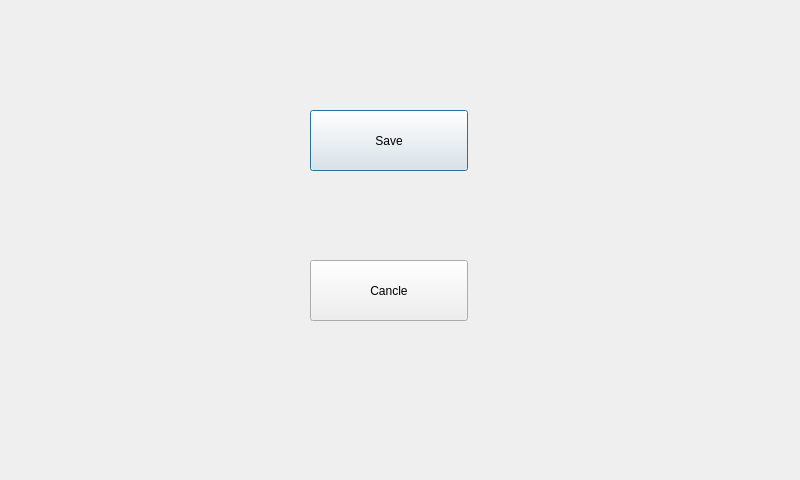
<?xml version="1.0" encoding="UTF-8"?>
<ui version="4.0">
 <class>WarningConfigDlg</class>
 <widget class="QDialog" name="WarningConfigDlg">
  <property name="geometry">
   <rect>
    <x>0</x>
    <y>0</y>
    <width>800</width>
    <height>480</height>
   </rect>
  </property>
  <property name="minimumSize">
   <size>
    <width>800</width>
    <height>480</height>
   </size>
  </property>
  <property name="windowTitle">
   <string>Dialog</string>
  </property>
  <widget class="QWidget" name="verticalLayoutWidget">
   <property name="geometry">
    <rect>
     <x>630</x>
     <y>370</y>
     <width>160</width>
     <height>101</height>
    </rect>
   </property>
   <layout class="QVBoxLayout" name="verticalLayout"/>
  </widget>
  <widget class="QPushButton" name="save">
   <property name="geometry">
    <rect>
     <x>310</x>
     <y>110</y>
     <width>158</width>
     <height>61</height>
    </rect>
   </property>
   <property name="text">
    <string>Save</string>
   </property>
  </widget>
  <widget class="QPushButton" name="cancle">
   <property name="geometry">
    <rect>
     <x>310</x>
     <y>260</y>
     <width>158</width>
     <height>61</height>
    </rect>
   </property>
   <property name="text">
    <string>Cancle</string>
   </property>
  </widget>
 </widget>
 <resources/>
 <connections/>
</ui>
